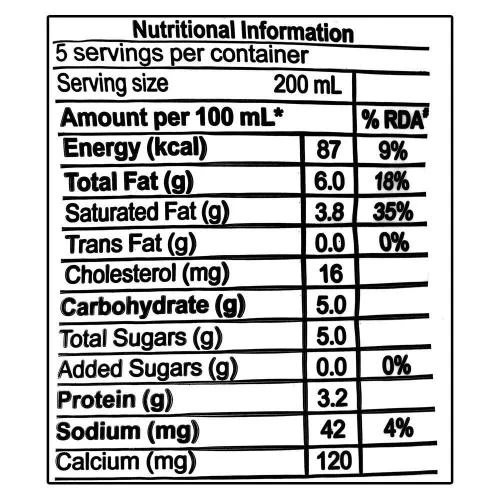
#> input picture AI_based_nutrition/data/FoodItem-Images/nutrition-labels/Amul Gold Nutrition Label.webp, 500 x 500 px
$ python nutrition_ocr.py
#> lines starting #> are read from the running program, lines starting #| are printed output that depends on the picture; after the words box and inside, x2 and y2 are one past the last pixel; in counts of white or black regions, pixels touching at a corner belong together
#> in preprocess_image, img is the input picture: shape (500, 500, 3); mean B, G, R 195.1, 195.1, 195.1
"""
nutrition_ocr.py

Pipeline for converting a raw photo of a nutrition label into
ordered raw text using OCR (no label/value parsing).

Pipeline stages:
    1. preprocess_image   -> normalize size, deskew, denoise, binarize
    2. ocr_extract_lines  -> run Tesseract, reconstruct reading order as lines

Dependencies:
    pip install opencv-python-headless pytesseract numpy pillow
    + Tesseract OCR binary must be installed on the system
      (e.g. `apt install tesseract-ocr` or `brew install tesseract`)

Usage:
    python nutrition_ocr.py path/to/label.jpg
"""

import re
from dataclasses import dataclass, field
from typing import Optional

import cv2
import numpy as np
import pytesseract
from pytesseract import Output


# --------------------------------------------------------------------------
# Stage 1: Preprocessing
# --------------------------------------------------------------------------

TARGET_MIN_WIDTH = 1200   # Tesseract does best around 300 "DPI"-equivalent;
                          # for phone photos this roughly means upscaling
                          # small images and downscaling huge ones.
TARGET_MAX_WIDTH = 2200


def _resize_for_ocr(gray: np.ndarray) -> np.ndarray:
    h, w = gray.shape[:2]
#> h = 500; w = 500
    if w < TARGET_MIN_WIDTH:
        scale = TARGET_MIN_WIDTH / w
#> scale = 2.4
    elif w > TARGET_MAX_WIDTH:
        scale = TARGET_MAX_WIDTH / w
    else:
        scale = 1.0
    if scale != 1.0:
        interp = cv2.INTER_CUBIC if scale > 1.0 else cv2.INTER_AREA
#> interp = 2
        gray = cv2.resize(gray, None, fx=scale, fy=scale, interpolation=interp)
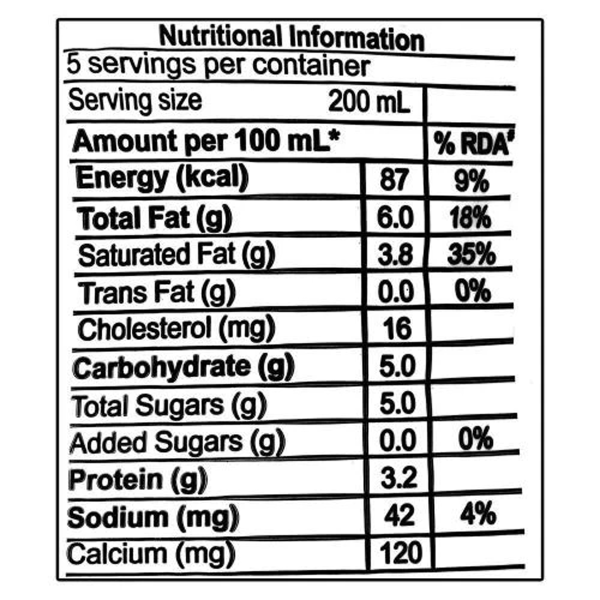
#> gray: shape (1200, 1200) (shown at 1/2 size); min 0, max 255, mean 195.1
    return gray


def _deskew(gray: np.ndarray) -> np.ndarray:
    """Estimate and correct small rotation using the minimum-area rect
    of dark (text) pixels. Falls back to the original image if the
    detected angle is implausible (e.g. near-blank image)."""
    inv = cv2.bitwise_not(gray)
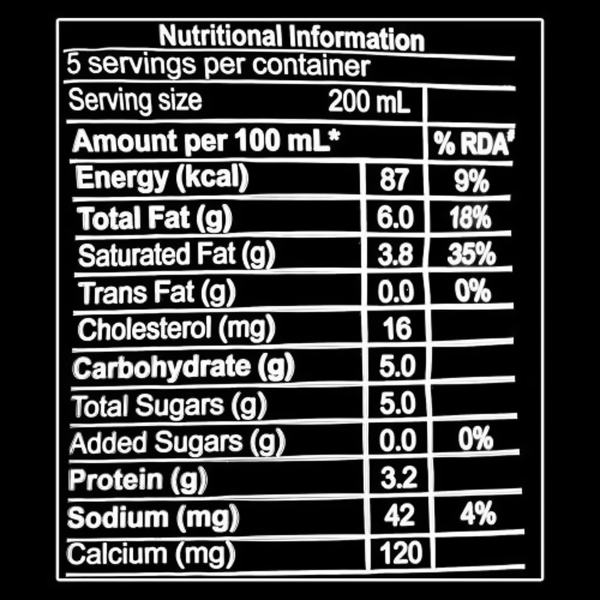
#> inv: shape (1200, 1200) (shown at 1/2 size); min 0, max 255, mean 59.8
    thresh = cv2.threshold(inv, 0, 255, cv2.THRESH_BINARY | cv2.THRESH_OTSU)[1]
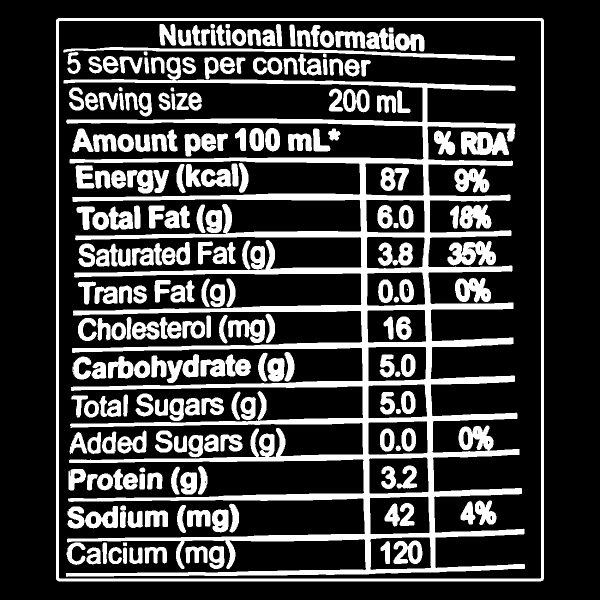
#> thresh: shape (1200, 1200) (shown at 1/2 size); 24.4% white; 225 white regions (1 under 20 px), largest, box (x1, y1, x2, y2) and area: (127, 114, 1050, 1154) 144857, (112, 36, 1088, 1163) 25056, (126, 94, 1030, 121) 5888
    coords = cv2.findNonZero(thresh)
#> coords = contour of 350768 points, box (x1, y1, x2, y2) (112, 36, 1088, 1163), area 1127
    if coords is None:
        return gray

    angle = cv2.minAreaRect(coords)[-1]
#> angle = -90
    # cv2.minAreaRect returns angles in [-90, 0); normalize to a small
    # rotation rather than a 90-degree flip.
    if angle < -45:
        angle = -(90 + angle)
#> angle = 0
    else:
        angle = -angle

    if abs(angle) < 0.5 or abs(angle) > 15:
        # Either already straight, or the estimate is unreliable
        # (large angles are usually noise, not real skew for a
        # label photo held roughly upright).
        return gray

    (h, w) = gray.shape[:2]
    center = (w // 2, h // 2)
    M = cv2.getRotationMatrix2D(center, angle, 1.0)
    rotated = cv2.warpAffine(
        gray, M, (w, h),
        flags=cv2.INTER_CUBIC, borderMode=cv2.BORDER_REPLICATE
    )
    return rotated


def preprocess_image(image_path: str, debug_path: Optional[str] = None) -> np.ndarray:
    """Load a raw photo and return a binarized, deskewed, OCR-ready image."""
    img = cv2.imread(image_path, cv2.IMREAD_COLOR)
    if img is None:
        raise FileNotFoundError(f"Could not read image at {image_path}")

    gray = cv2.cvtColor(img, cv2.COLOR_BGR2GRAY)
    gray = _resize_for_ocr(gray)

    # Denoise while preserving text edges better than a plain blur.
    gray = cv2.fastNlMeansDenoising(gray, h=10)

    gray = _deskew(gray)

    # Improve local contrast (helps with uneven lighting/glare on
    # glossy nutrition labels) before binarizing.
    clahe = cv2.createCLAHE(clipLimit=2.0, tileGridSize=(8, 8))
    gray = clahe.apply(gray)

    # Adaptive threshold handles uneven lighting far better than a
    # single global threshold across a photographed label.
    binary = cv2.adaptiveThreshold(
        gray, 255,
        cv2.ADAPTIVE_THRESH_GAUSSIAN_C, cv2.THRESH_BINARY,
        blockSize=31, C=15
    )
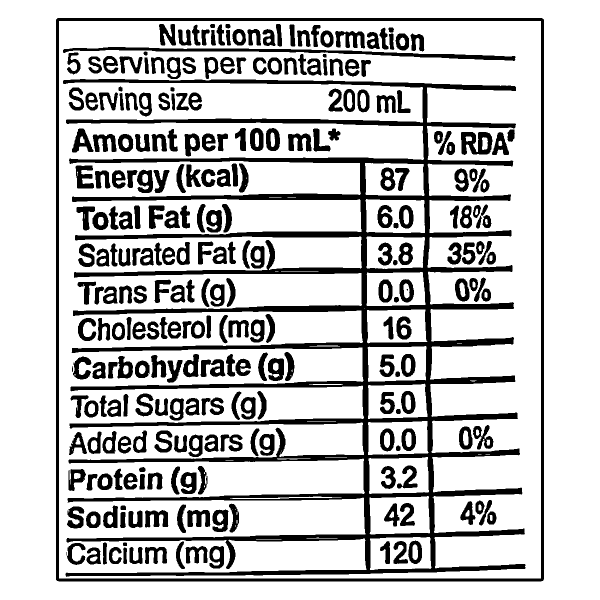
#> binary: shape (1200, 1200) (shown at 1/2 size); 77.9% white; 277 black regions (2 under 20 px), largest, box (x1, y1, x2, y2) and area: (126, 158, 1051, 1154) 127663, (112, 36, 1088, 1163) 25062, (126, 94, 1031, 122) 5791

    # Light morphological close to reconnect thin character strokes
    # broken by thresholding.
    kernel = cv2.getStructuringElement(cv2.MORPH_ELLIPSE, (2, 2))
    binary = cv2.morphologyEx(binary, cv2.MORPH_CLOSE, kernel)
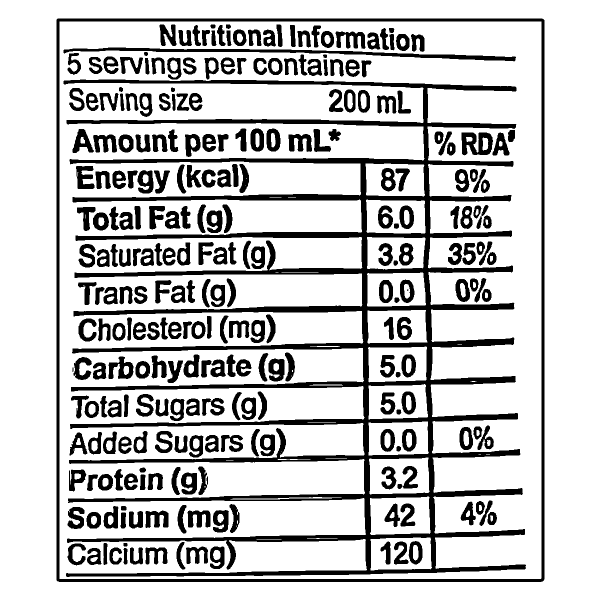
#> binary: shape (1200, 1200) (shown at 1/2 size); 77.9% white; 279 black regions (2 under 20 px), largest, box (x1, y1, x2, y2) and area: (127, 159, 1052, 1154) 127727, (113, 37, 1089, 1164) 25062, (127, 95, 1032, 123) 5785

    if debug_path:
        cv2.imwrite(debug_path, binary)

    return binary


# --------------------------------------------------------------------------
# Stage 2: OCR + reading-order reconstruction
# --------------------------------------------------------------------------

@dataclass
class OcrLine:
    text: str
    confidence: float
    top: int
    left: int


def ocr_extract_lines(binary_image: np.ndarray, lang: str = "eng") -> list[OcrLine]:
    """Run Tesseract and reconstruct text as ordered lines (not just a
    flat word blob), grouping words by Tesseract's own line/block/par
    indices so words on the same physical line stay together and in
    left-to-right order, and lines stay in top-to-bottom order."""
    config = "--oem 3 --psm 6"  # psm 6: assume a single uniform block of text
#> (the run stopped early here; a loop or call above may not have finished)

$ run again, with AI_based_nutrition/data/FoodItem-Images/food-item/Berries Muesli.jpg saved as AI_based_nutrition/data/FoodItem-Images/nutrition-labels/Amul Gold Nutrition Label.webp
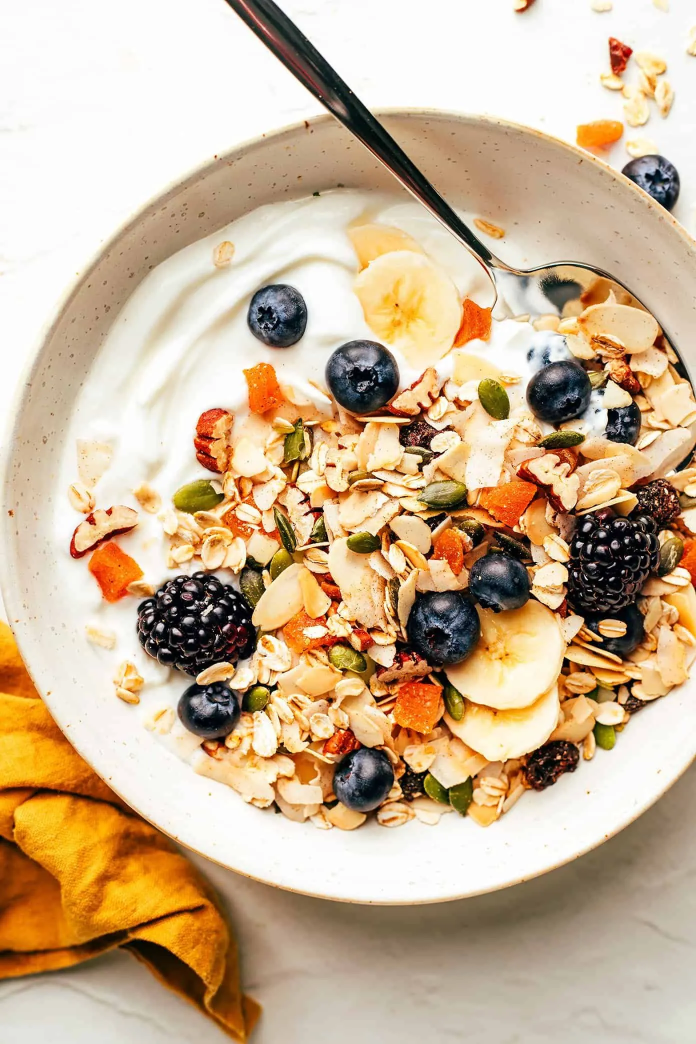
#> input picture AI_based_nutrition/data/FoodItem-Images/food-item/Berries Muesli.jpg, 1392 x 2088 px (shown at 1/2 size)
#> in preprocess_image, img is the input picture: shape (2088, 1392, 3); mean B, G, R 148.5, 178.4, 202.8
#> in _deskew, `thresh = cv2.threshold(inv, 0, 255, cv2.THRESH_BINARY | cv2.THRESH_OTS..`:
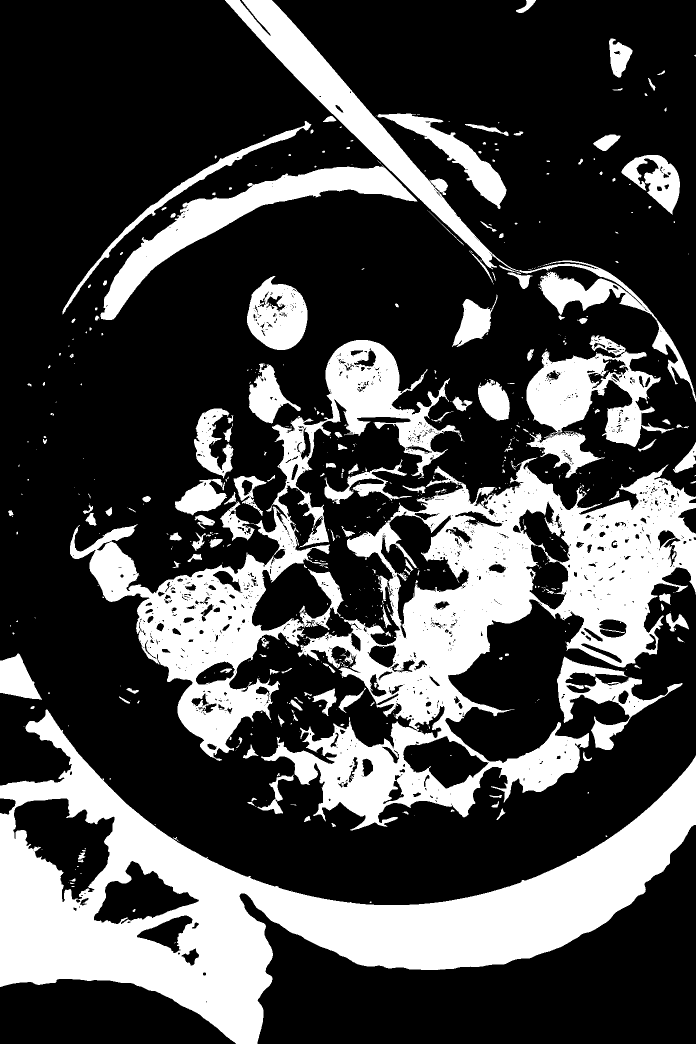
#> thresh: shape (2088, 1392) (shown at 1/2 size); 28.5% white; 648 white regions (469 under 20 px), largest, box (x1, y1, x2, y2) and area: (0, 1419, 1392, 2088) 271673, (522, 915, 1392, 1661) 216991, (140, 680, 925, 1522) 114449
#> coords = contour of 828556 points, box (x1, y1, x2, y2) (0, 0, 1392, 2088), area 509548
#> in _deskew, `angle = cv2.minAreaRect(coords)[-1]`: angle = -90
#> in _deskew, `angle = -(90 + angle)`: angle = 0
#> in preprocess_image, `binary = cv2.morphologyEx(binary, cv2.MORPH_CLOSE, kernel)`:
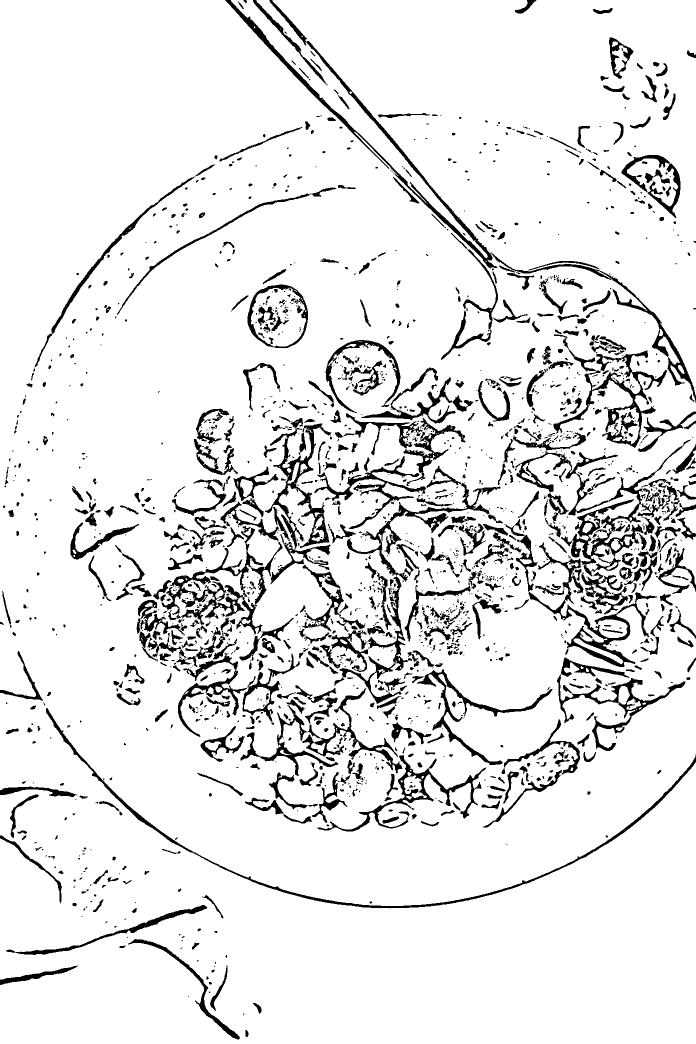
#> binary: shape (2088, 1392) (shown at 1/2 size); 90.4% white; 1917 black regions (1048 under 20 px), largest, box (x1, y1, x2, y2) and area: (1009, 879, 1382, 1334) 14752, (451, 0, 1392, 806) 14396, (323, 1052, 565, 1270) 8760
